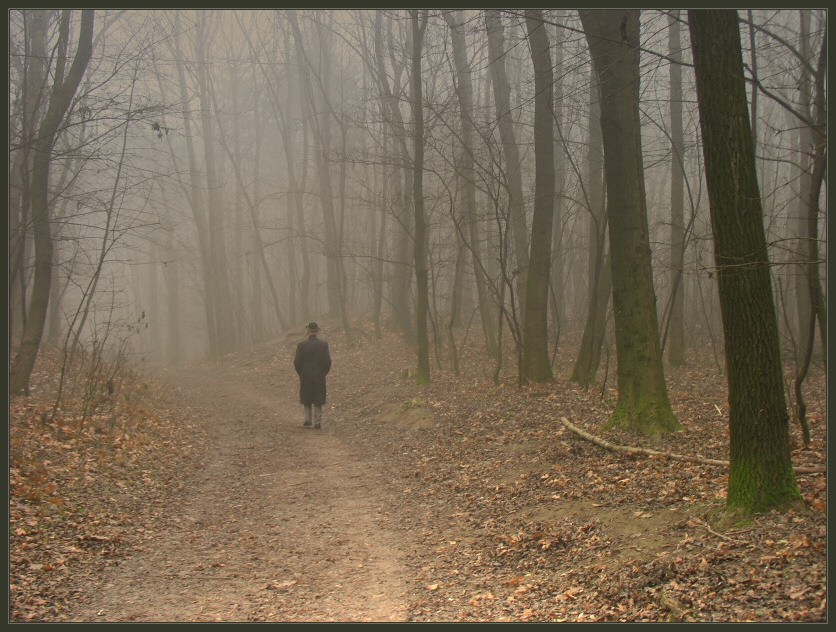
#> input picture images/1.jpg, 836 x 632 px, given in place of 2.avi, which was not available
$ python gauss.py
#> lines starting #> are read from the running program, lines starting #| are printed output that depends on the picture; after the words box and inside, x2 and y2 are one past the last pixel; in counts of white or black regions, pixels touching at a corner belong together; pictures that were not available may be replaced by others from this repository, and a replacement may not be noted
import numpy as np
import cv2
import time
import datetime

colour=((0, 205, 205),(154, 250, 0),(34,34,178),(211, 0, 148),(255, 118, 72),(137, 137, 139))# Определить цвет прямоугольника

cap = cv2.VideoCapture("2.avi") # Параметр 0, чтобы открыть камеру, имя файла, чтобы открыть видео

fgbg = cv2.createBackgroundSubtractorMOG2()# Гибридный алгоритм гауссовского фонового моделирования

fourcc = cv2.VideoWriter_fourcc(*'XVID')# Установить сохранить формат изображения
out = cv2.VideoWriter(datetime.datetime.now().strftime("%A_%d_%B_%Y_%I_%M_%S%p")+'.avi',fourcc, 10.0, (768,576))# Разрешение должно соответствовать оригинальному видео


while True:
    ret, frame = cap.read()  # Читать картинку
#> frame is the input picture: shape (632, 836, 3); mean B, G, R 85.8, 106, 119.6
    fgmask = fgbg.apply(frame)
#> fgmask: shape (632, 836); every value is 127

    element = cv2.getStructuringElement(cv2.MORPH_CROSS, (3, 3))  # Морфологический шум
    fgmask = cv2.morphologyEx(fgmask, cv2.MORPH_OPEN, element)  # Открыть операцию шумоподавления

    contours, hierarchy = cv2.findContours(fgmask.copy(), cv2.RETR_EXTERNAL, cv2.CHAIN_APPROX_SIMPLE) # Найти перспективы
#> contours = [[[0, 0], [0, 631], [835, 631], [835, 0]]]

    count=0
    for cont in contours:
        Area = cv2.contourArea(cont)  # Рассчитать площадь контура
        if Area < 300:  # Форма с площадью фильтра менее 10
            continue

        count += 1  # Количество плюс один

        print("{}-prospect:{}".format(count,Area),end="  ") # Распечатать область каждого переднего плана

        rect = cv2.boundingRect(cont) # Извлечь прямоугольные координаты

        print("x:{} y:{}".format(rect[0],rect[1]))#Печать координат

        cv2.rectangle(frame,(rect[0],rect[1]),(rect[0]+rect[2],rect[1]+rect[3]),colour[count%6],1)# Нарисуйте прямоугольник на исходном изображении
        cv2.rectangle(fgmask,(rect[0],rect[1]),(rect[0]+rect[2],rect[1]+rect[3]),(0xff, 0xff, 0xff), 1)  # Рисуем прямоугольник на черном и белом переднем плане

        y = 10 if rect[1] < 10 else rect[1]  # Предотвратить нумерацию за пределы картинки
        cv2.putText(frame, str(count), (rect[0], y), cv2.FONT_HERSHEY_COMPLEX, 0.4, (0, 255, 0), 1)  # Напишите число на переднем плане
#> this loop made 1 pass
#> (cont, Area, count, rect, y) on pass 1: ([[0, 0], [0, 631], [835, 631], [835, 0]], 526885, 1, (0, 0, 836, 632), 10)
#| 1-prospect:526885.0  x:0 y:0
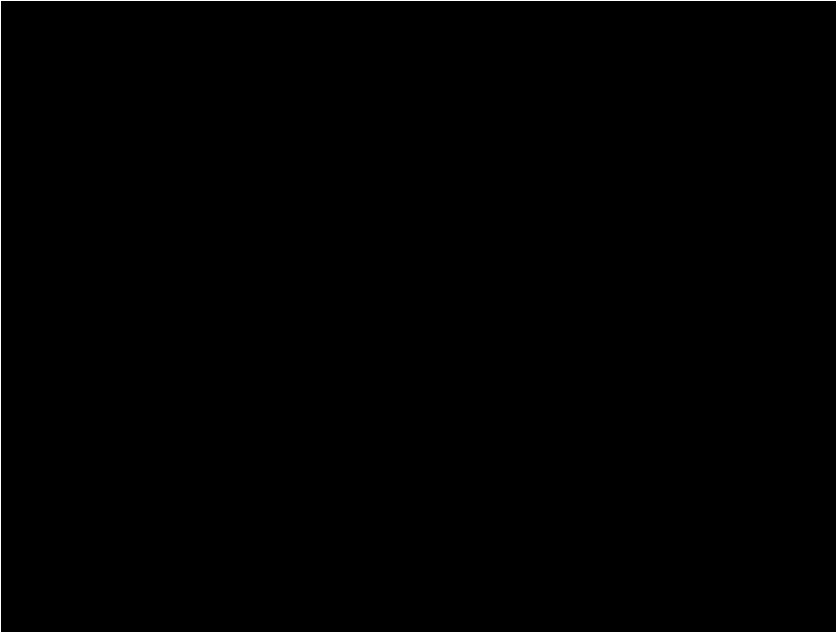
#> fgmask: shape (632, 836); values 127 (black) and 255 (white), 0.28% white in thin lines or dots
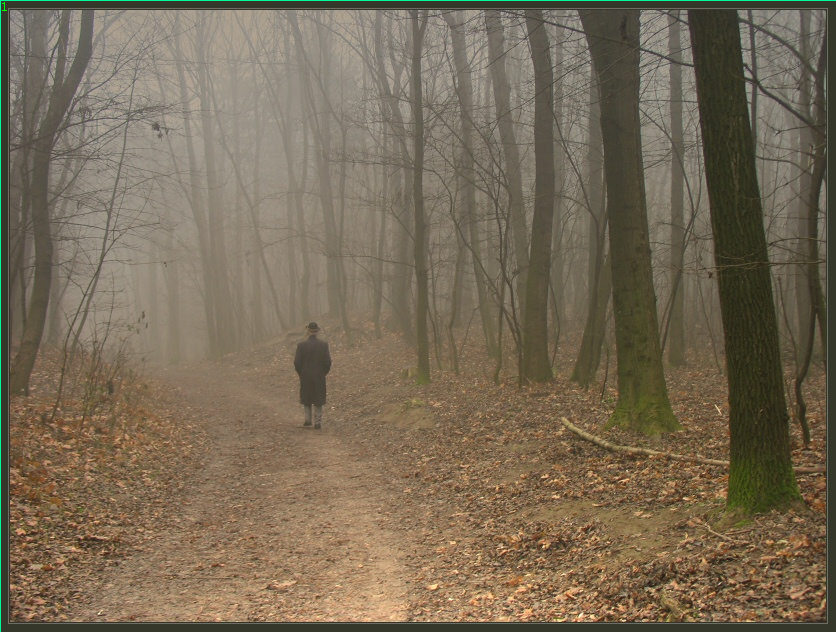
#> frame: shape (632, 836, 3); 0.28% of pixels changed, all inside (x1, y1, x2, y2) = (0, 0, 836, 632)
#> after the loop, count = 1


    cv2.putText(frame, "count:", (5, 20), cv2.FONT_HERSHEY_COMPLEX, 0.6, (0, 255, 0), 1) # Показать всего
#> frame: shape (632, 836, 3); 0.03% of pixels changed, all inside (x1, y1, x2, y2) = (7, 7, 68, 21)
    cv2.putText(frame, str(count), (75, 20), cv2.FONT_HERSHEY_COMPLEX, 0.6, (0, 255, 0), 1)
#> frame: shape (632, 836, 3); mean B, G, R 86, 106.6, 119.5
    print("----------------------------")

    cv2.imshow('frame', frame)# Отметить исходное изображение
    cv2.imshow('frame2', fgmask)  # Отображение переднего плана и фона в черно-белом
    out.write(frame)
    k = cv2.waitKey(30)&0xff  # Нажмите Esc для выхода
#> (key Esc is pressed here)
    if k == 27:
        break


out.release()# Выпустить файл
cap.release()
#> (the run stopped early here; a loop or call above may not have finished)

$ run again, on images/2.jpg
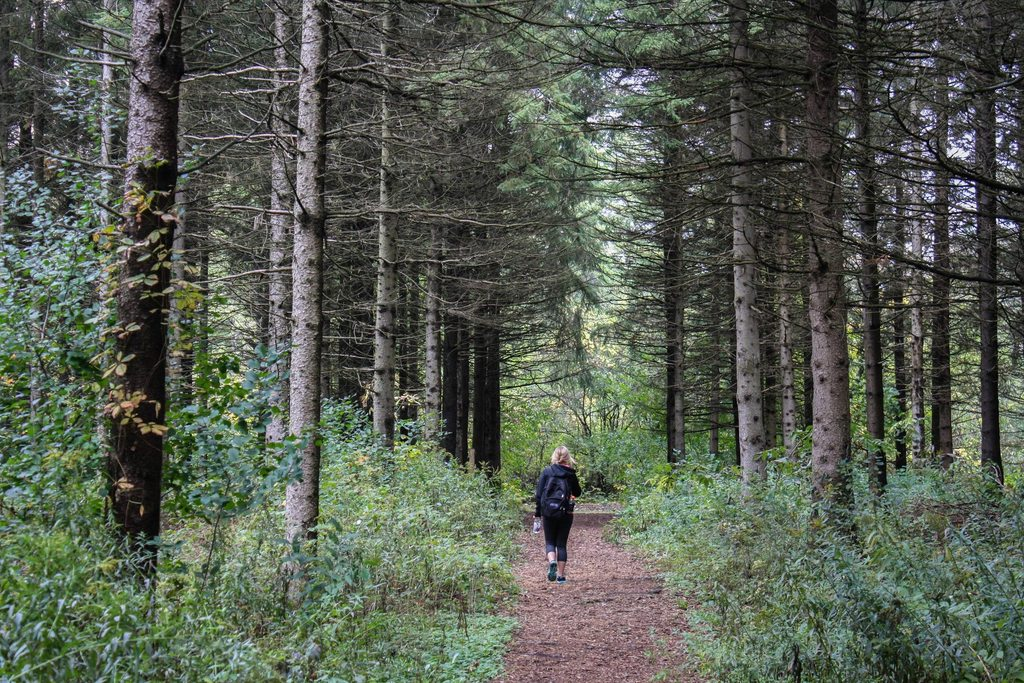
#> input picture images/2.jpg, 1024 x 683 px, given in place of 2.avi, which was not available
#> frame is the input picture: shape (683, 1024, 3); mean B, G, R 80.9, 93.5, 86.2
#> `fgmask = fgbg.apply(frame)`:
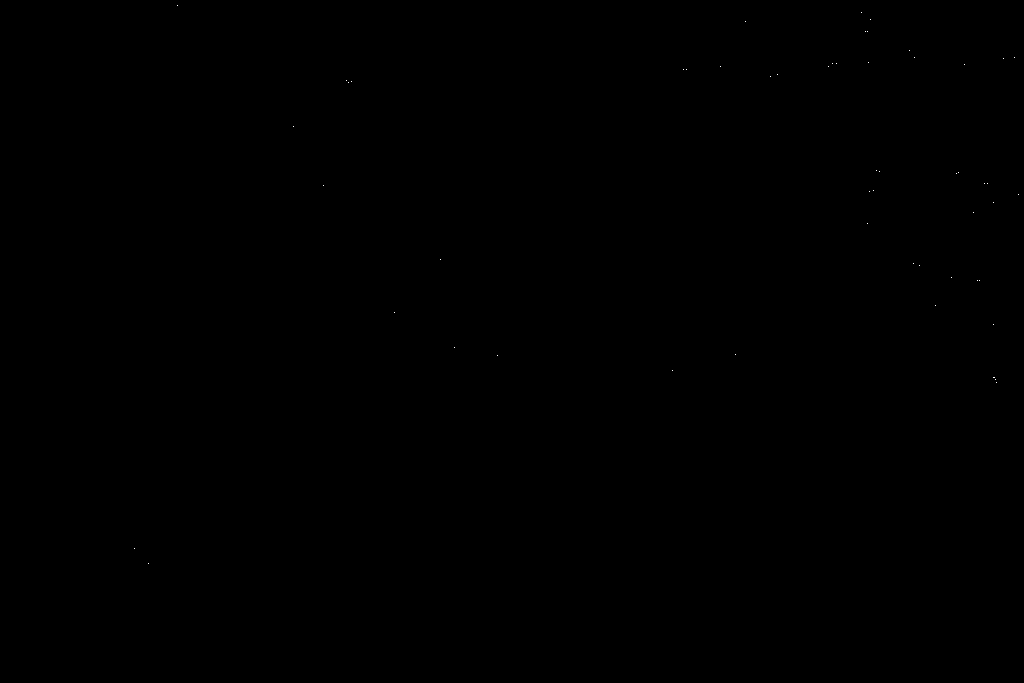
#> fgmask: shape (683, 1024); values 127 (black) and 255 (white), 0.01% white in thin lines or dots, all inside (x1, y1, x2, y2) = (134, 5, 1019, 564)
#> contours = [[[0, 0], [0, 682], [1023, 682], [1023, 0]]]
#> the loop `for cont in contours:` made 1 pass
#> (cont, Area, count, rect, y) on pass 1: ([[0, 0], [0, 682], [1023, 682], [1023, 0]], 697686, 1, (0, 0, 1024, 683), 10)
#> (printed output is left out)
#> after the loop `for cont in contours:`:
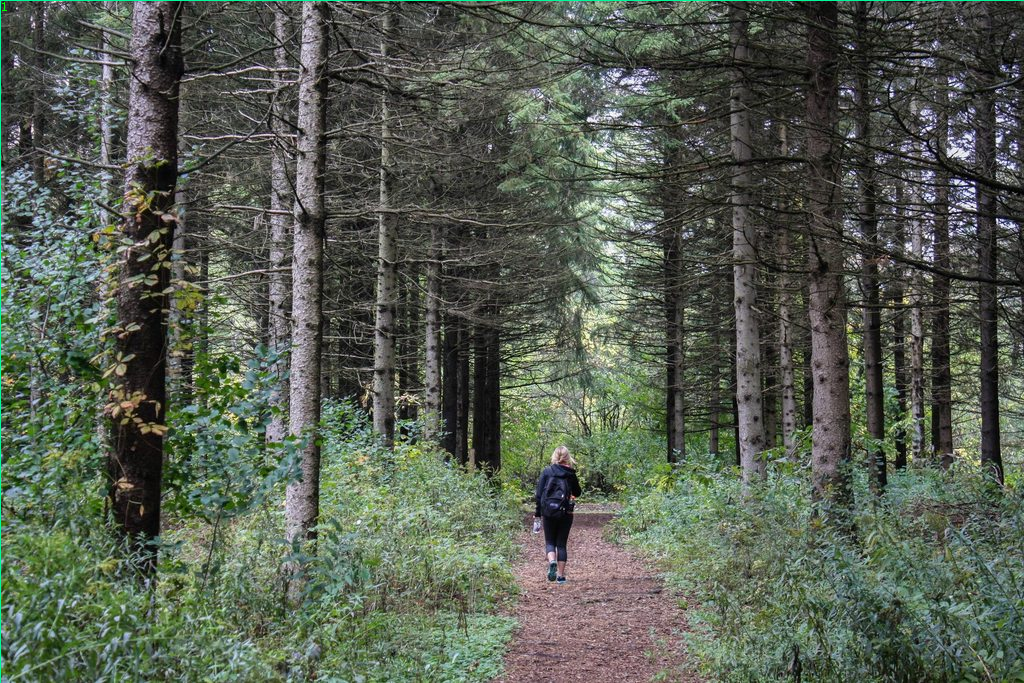
#> frame: shape (683, 1024, 3); 0.25% of pixels changed, all inside (x1, y1, x2, y2) = (0, 0, 1024, 683)
#> after the loop `for cont in contours:`: count = 1

$ run again, on images/3.jpg
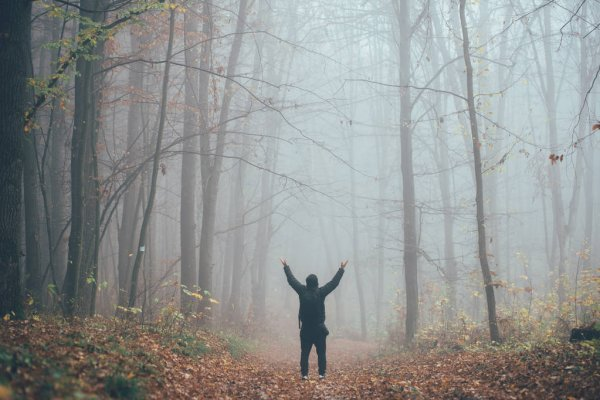
#> input picture images/3.jpg, 600 x 400 px, given in place of 2.avi, which was not available
#> frame is the input picture: shape (400, 600, 3); mean B, G, R 145.5, 147, 144.7
#> contours = [[[0, 0], [0, 399], [599, 399], [599, 0]]]
#> the loop `for cont in contours:` made 1 pass
#> (cont, Area, count, rect, y) on pass 1: ([[0, 0], [0, 399], [599, 399], [599, 0]], 239001, 1, (0, 0, 600, 400), 10)
#> (printed output is left out)
#> after the loop `for cont in contours:`:
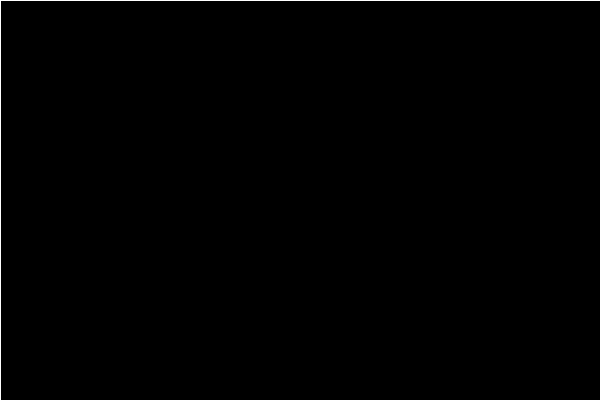
#> fgmask: shape (400, 600); values 127 (black) and 255 (white), 0.42% white in thin lines or dots
#> after the loop `for cont in contours:`: count = 1
#> `cv2.putText(frame, "count:", (5, 20), cv2.FONT_HERSHEY_COMPLEX, 0.6, (..`:
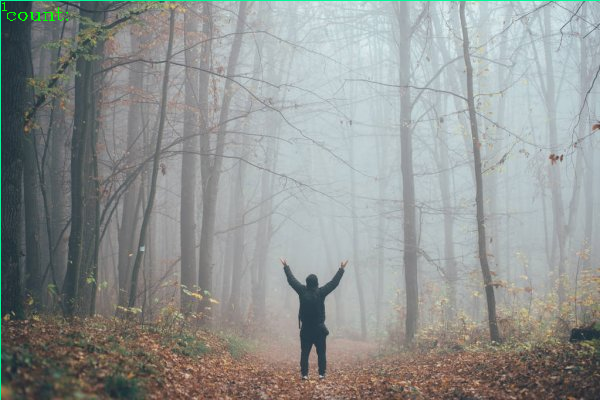
#> frame: shape (400, 600, 3); mean B, G, R 145.6, 147.7, 144.2
